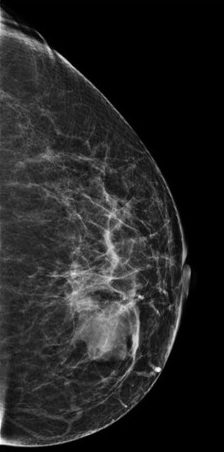
#> input picture original_mama.jpg, 224 x 452 px
$ python cancer_de_mama.py
#> lines starting #> are read from the running program, lines starting #| are printed output that depends on the picture
from PIL import Image, ImageDraw, ImageEnhance
from skimage import measure
import numpy as np
import matplotlib.pyplot as plt

# Abrir a imagem de mamografia
imagem = Image.open('original_mama.jpg')
#> imagem is the input picture: PIL image 224x452 RGB; min 0, max 255, mean 36
imagem_cinza = imagem.convert('L')

array_imagem = np.array(imagem_cinza)
contornos = measure.find_contours(array_imagem, level=0.8)
#> contornos = 230 point arrays, longest 1745 points

# Desenhar os contornos na imagem original
desenho_imagem = ImageDraw.Draw(imagem)
for contorno in contornos:
    pares_pontos = list(zip(contorno[:-1], contorno[1:]))
    for ponto_atual, proximo_ponto in pares_pontos:
        desenho_imagem.line(
            [ponto_atual[1], ponto_atual[0], proximo_ponto[1], proximo_ponto[0]],
            fill='blue',
            width=2,
        )
#> this loop made 230 passes
#> (contorno, pares_pontos) on pass 2: ([[0, 2.8], [0.8, 3], [0, 3.13]], [([0, 2.8], [0.8, 3]), ([0.8, 3], [0, 3.13])])

contraste_ajustado = ImageEnhance.Contrast(imagem)
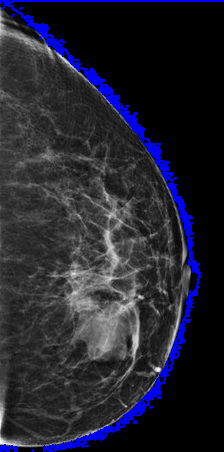
#> imagem: PIL image 224x452 RGB; mean R, G, B 35.8, 35.8, 48
imagem_contraste = contraste_ajustado.enhance(16.0)
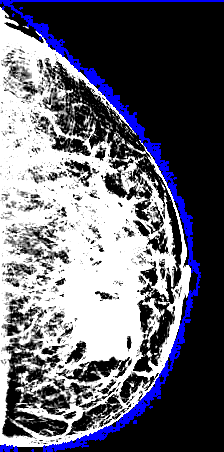
#> imagem_contraste: PIL image 224x452 RGB; mean R, G, B 101.6, 101.6, 113.8

imagem_contraste.save('imagem_mama_contornada.jpg')

# Exibir a imagem final com os contornos e contraste elevado
plt.imshow(imagem_contraste, cmap='gray')
plt.title('Mamografia com Contornos e Contraste Ajustado')
plt.axis('off')
plt.show()
